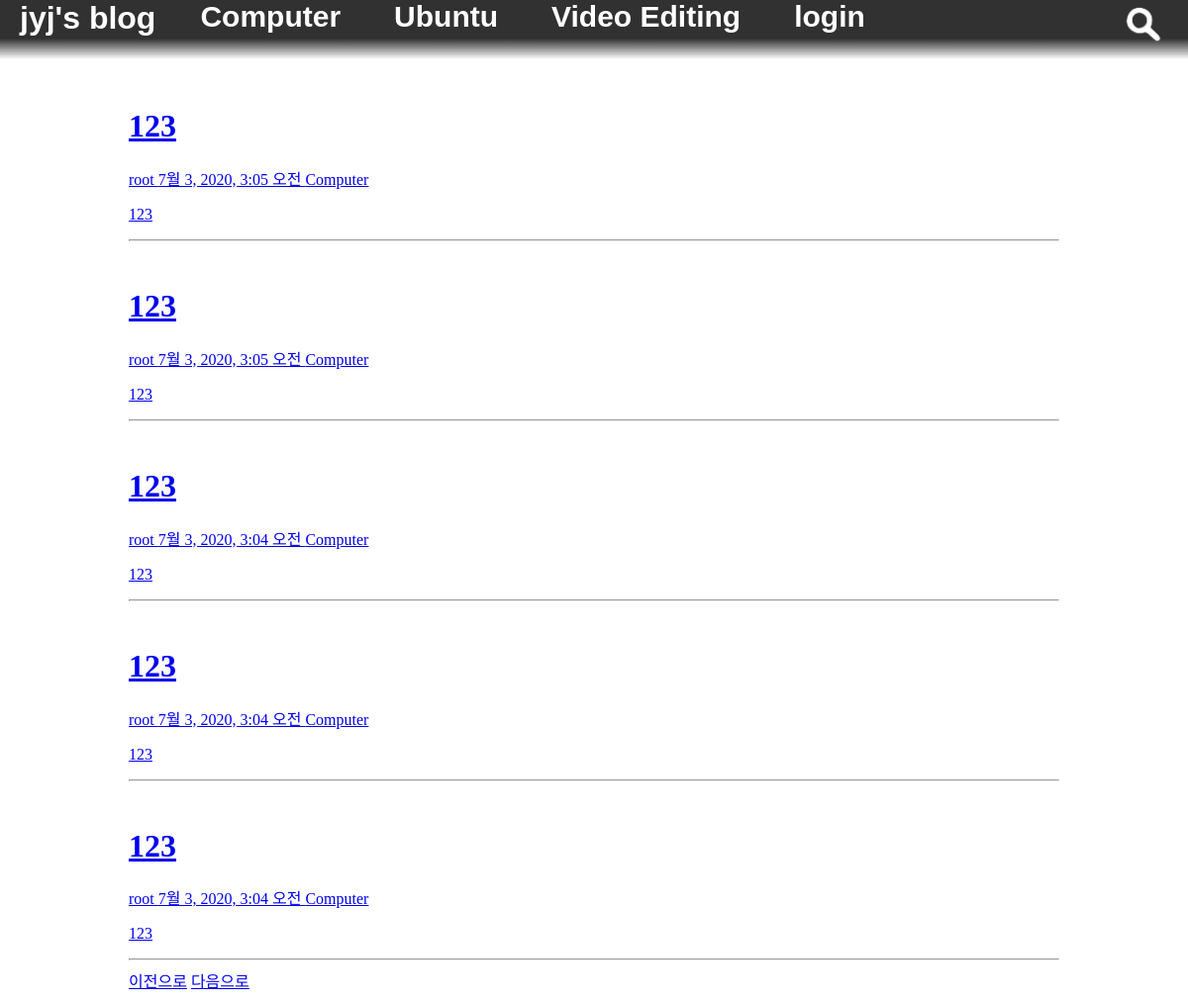
Before: /category/?category=Computer&page_info=2 with the older database file.
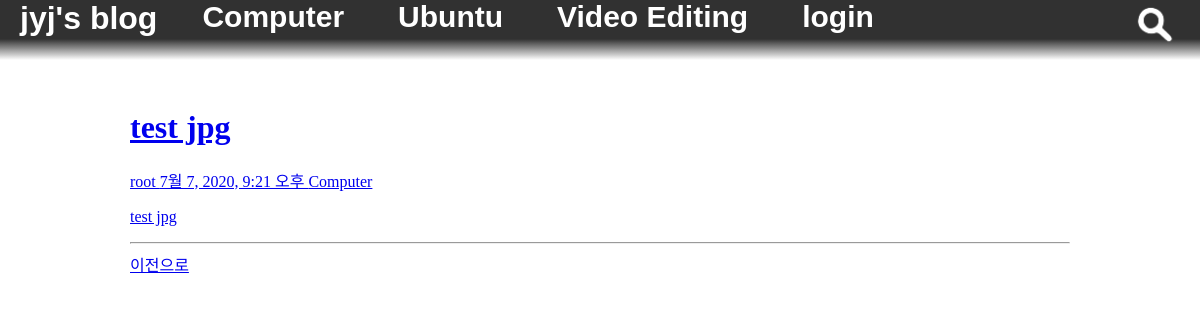
After: the same page with the newer database file.
### blogapp/models.py (models this page shows, shortened)
class Category(models.Model):
    category_name = models.CharField(max_length=100, null=False)
    def __str__(self):
        return self.category_name

class Post(models.Model):
    title = models.CharField(max_length=100, null=False)
    author = models.ForeignKey(User, on_delete=models.SET_NULL, null=True, default=1)
    pub_date = models.DateTimeField(auto_now_add=True)
    file_dir = models.CharField(max_length=100, null=False)
    content = models.TextField()
    category = models.ForeignKey('Category', on_delete=models.CASCADE)
    tag = models.CharField(max_length=100, null=True)

### blogapp/views.py (the view)
# urls.py: path('category/', blogapp.views.category, name='category'),
def category(request):
    category_list = Category.objects.all()
    file_system = FileSystemStorage()
    post_list = Post.objects.all().order_by('-id')
    category = request.GET.get('category')
    category = Category.objects.get(category_name=category)
    post_list = post_list.filter(category=category)
    paginator = Paginator(post_list, 5)
    page_info = request.GET.get('page_info')
    post_list = paginator.get_page(page_info)
    for index_number in range(len(post_list)):
        try:
            file_dir = file_system.listdir(post_list[index_number].file_dir)
            for file in file_dir[1]:
                if "title_image" in file:
                    post_list[index_number].file_dir = post_list[index_number].file_dir + file
        except FileNotFoundError:
            post_list[index_number].file_dir = "1"
    return render(request, 'category.html', {'post_list' : post_list, 'category' : category, 'category_list' : category_list})

### blogapp/templates/category.html (shortened to what this page needs)
{% extends 'base.html' %}
{% load static %}
{% block content %}
<link rel="stylesheet" href="{% static 'css/category.css' %}">
<div class="search_main_frame">
    {% for post in post_list %}
    <div class="first_post">
        <a href="/post_view/?post_info={{ post.id }}">
            <h1> {{ post.title }} </h1>
            <p class="first_post_detail">{{ post.author }} {{ post.pub_date }} {{ post.category }}</p>
            <p class="first_post_p">{{ post.content|striptags }}</p>
        </a>
    </div>
    <hr>
    {% endfor %}
    <div class="page_number">
        {% if post_list.has_previous %}
            <a class="page_number_a" href="?category={{ category }}&page_info={{ post_list.previous_page_number }}">이전으로</a>
        {% endif %}
        {% if post_list.has_next %}
            <a class="page_number_a" href="?category={{ category }}&page_info={{ post_list.next_page_number }}"> 다음으로</a>
        {% endif %}
    </div>
</div>
{% endblock %}

### myblogSetting/templates/base.html
{% load static %}
<!DOCTYPE html>
<head>
    <link rel="stylesheet" href="{% static 'css/base.css' %}">
</head>
<body>
    <nav class="navigation">
        <a class="logo" href="{% url 'index' %}">jyj's blog</a>
        <div class="category_layout">
            {% for category in category_list %}
            <a class="category" href="/category/?category={{ category }}">{{ category }}</a>
            {% endfor %}
            {% if request.user.is_authenticated %}
            <a class="category" href="/logout/">logout</a>
            <a class="category" href="/post_write/">post write</a>
            {% else %}
            <a class="category" href="/login/">login</a>
            {% endif %}
        </div>
        <a class="search_button" href="{% url 'search' %}">
            <img class="search_button_image" src="{% static 'img/search_button.png'%}">
        </a>
    </nav>
    <div class="wrap">
        {% block content %}
        {% endblock %}
    </div>
</body>

### blogapp/static/css/base.css (style rules this page uses)
.navigation { z-index: 2; background: linear-gradient(rgb(49, 49, 49) 65%, rgba(82,82,82,0)); position: fixed; top : 0px; left: 0px; width : 100%; height: 60px; }
.logo { font-family: sans-serif; color: white; font-weight: bold; font-size: 200%; text-decoration: none; top: 5px; float: left; margin-left: 20px; margin-right: 20px; }
.category_layout { white-space: nowrap; overflow-x: scroll; overflow-y: hidden; width: 70%; float: left; }
.category { font-family: sans-serif; color: white; font-weight: bold; font-size: 30px; text-decoration: none; padding: 25px; }
.search_button { float: right; margin-right: 20px; top: 2px; }
.search_button_image { max-width: 50px; max-height: 50px; }
.wrap { background-color: rgb(255, 255, 255); width : 940px; margin-top: 70px; margin-bottom: 0px; margin-left: auto; margin-right: auto; }

Changed rows visible on the page:
removed Post: title "123", author "root", pub_date "7월 3, 2020, 3:05 오전", category "Computer", content "123"
removed Post: title "123", author "root", pub_date "7월 3, 2020, 3:05 오전", category "Computer", content "123"
removed Post: title "123", author "root", pub_date "7월 3, 2020, 3:04 오전", category "Computer", content "123"
removed Post: title "123", author "root", pub_date "7월 3, 2020, 3:04 오전", category "Computer", content "123"
removed Post: title "123", author "root", pub_date "7월 3, 2020, 3:04 오전", category "Computer", content "123"
added Post: title "test jpg", author "root", pub_date "7월 7, 2020, 9:21 오후", category "Computer", content "test jpg"
Other visible differences:
text no longer shown: "다음으로"
